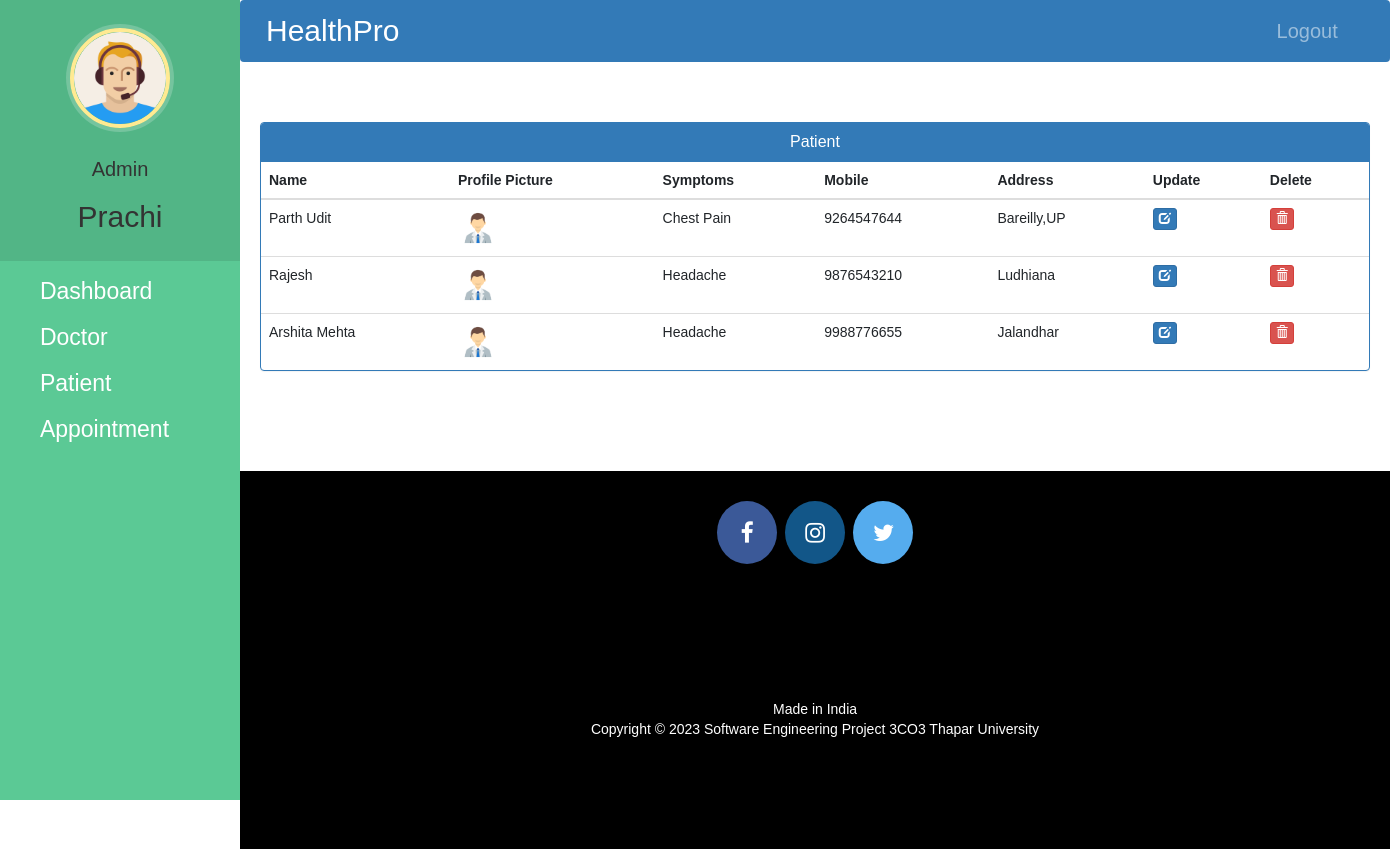
The page /admin-view-patient (signed in) on the database its author committed.
### hospital/models.py (models this page shows, shortened)
class Patient(models.Model):
    user=models.OneToOneField(User,on_delete=models.CASCADE)
    profile_pic= models.ImageField(upload_to='profile_pic/PatientProfilePic/',null=True,blank=True)
    address = models.CharField(max_length=40)
    mobile = models.CharField(max_length=20,null=False)
    symptoms = models.CharField(max_length=100,null=False)
    assignedDoctorId = models.PositiveIntegerField(null=True)
    admitDate=models.DateField(auto_now=True)
    status=models.BooleanField(default=False)
    @property
    def get_name(self):
        return self.user.first_name+" "+self.user.last_name

### hospital/views.py (the view)
# urls.py: path('admin-view-patient', views.admin_view_patient_view,name='admin-view-patient'),
@login_required(login_url='adminlogin')
@user_passes_test(is_admin)
def admin_view_patient_view(request):
    patients=models.Patient.objects.all().filter(status=True)
    return render(request,'hospital/admin_view_patient.html',{'patients':patients})

### hospital/views.py (called while the page is built)
def is_admin(user):
    return user.groups.filter(name='ADMIN').exists()

### templates/hospital/admin_view_patient.html (shortened to what this page needs)
{% extends 'hospital/admin_base.html' %}
{% block content %}
{%load static%}
<head>
  <link href="//netdna.bootstrapcdn.com/bootstrap/3.0.0/css/bootstrap.min.css" rel="stylesheet" id="bootstrap-css">
</head>
<div class="container">
  <div class="panel panel-primary">
    <div class="panel-heading">
      <h6 class="panel-title">Patient</h6>
    </div>
    <table class="table table-hover" id="dev-table">
      <thead>
        <tr>
          <th>Name</th>
          <th>Profile Picture</th>
          <th>Symptoms</th>
          <th>Mobile</th>
          <th>Address</th>
          <th>Update</th>
          <th>Delete</th>
        </tr>
      </thead>
      {% for p in patients %}
      <tr>
        <td> {{p.get_name}}</td>
        <td> <img src="{% static p.profile_pic.url %}" alt="Profile Pic" height="40px" width="40px" /></td>
        <td>{{p.symptoms}}</td>
        <td>{{p.mobile}}</td>
        <td>{{p.address}}</td>
        <td><a class="btn btn-primary btn-xs" href="{% url 'update-patient' p.id  %}"><span class="glyphicon glyphicon-edit"></span></a></td>
        <td><a class="btn btn-danger btn-xs" href="{% url 'delete-patient-from-hospital' p.id  %}"><span class="glyphicon glyphicon-trash"></span></a></td>
      </tr>
      {% endfor %}
    </table>
  </div>
</div>
{% endblock content %}

### templates/hospital/admin_base.html (shortened to what this page needs)
<!DOCTYPE html>
{% load static %}
<html lang="en">
<head>
  <link rel="stylesheet" href="https://stackpath.bootstrapcdn.com/bootstrap/4.3.1/css/bootstrap.min.css">
  <link rel="stylesheet" href="https://maxcdn.bootstrapcdn.com/font-awesome/4.7.0/css/font-awesome.min.css">
  <link rel="stylesheet" href="{% static '/style.css' %}">
</head>
<body>
  <nav class="menu" tabindex="0">
    <header class="avatar">
      <img src="{% static "images/adminpropic.png" %}" />
      <br><br>
      <h6 style="font-size: 20px">Admin</h6>
      <h2 style="font-weight: 500;">{{request.user.first_name}}</h2>
    </header>
    <ul>
      <li tabindex="0" class="icon-dashboard"> <a style="color:white; text-decoration:none;font-size: 23px" href="/admin-dashboard"><span>Dashboard</span></a> </li>
      <li tabindex="0" class="icon-customers"> <a style="color:white; text-decoration:none;font-size: 23px" href="/admin-doctor"><span>Doctor</span></a></li>
      <li tabindex="0" class="icon-users"> <a style="color:white; text-decoration:none;font-size: 23px" href="/admin-patient"><span>Patient</span></a></li>
      <li tabindex="0" class="icon-calendar"> <a style="color:white; text-decoration:none;font-size: 23px" href="/admin-appointment"><span>Appointment</span></a></li>
    </ul>
  </nav>
  <main>
    <div class="bs-example">
      <nav class="navbar navbar-expand-md  navbar-dark fixed-top" style="background:#337AB7;">
        <a href="/admin-dashboard" class="navbar-brand" style="font-size: 30px">HealthPro</a>
        <div class="collapse navbar-collapse justify-content-between" id="navbarCollapse">
          <div class="navbar-nav" style=" margin-left: 90%;">
            <a href="/logout" class="nav-item nav-link" style="font-size: 20px">Logout</a>
          </div>
        </div>
      </nav>
    </div>
    <br><br>
    {% block content %}
    {% endblock content %}
    <br><br><br><br>
    <footer>
      <p>
        <a id="ftr" href="https://www.facebook.com/arshita.mehta.77" class="fa fa-facebook"></a>
        <a id="ftr" href="https://instagram.com/anushkas2111?igshid=dzMzOTZ5eXc5aWVp" class="fa fa-instagram"></a>
        <a id="ftr" href="https://x.com/21AnushkaSingh?s=09" class="fa fa-twitter"></a>
      </p>
      <br>
      <div class="container">
        <div class="row">
          <div class="col-md-12 col-sm-12">
            <div style="color:#ffffff;" class="wow fadeInUp footer-copyright">
              <p>Made in India <br>
                Copyright &copy; 2023 Software Engineering Project 3CO3 Thapar University </p>
            </div>
          </div>
        </div>
      </div>
    </footer>
  </main>
</body>
</html>

### static/style.css (style rules this page uses)
body { padding-left: 240px; }
main { position: relative; height: 100vh; }
.menu { background: #5bc995; height: 100vh; width: 240px; position: fixed; top: 0px; left: 0; z-index: 5; outline: none; }
.menu .avatar { background: rgba(0, 0, 0, 0.1); padding: 2em 0.5em; text-align: center; }
.menu .avatar img { width: 100px; border-radius: 50%; overflow: hidden; border: 4px solid #ffea92; box-shadow: 0 0 0 4px rgba(255, 255, 255, 0.2); }
.menu .avatar h2 { font-weight: normal; margin-bottom: 0; }
.menu ul { list-style: none; padding: 0.5em 0; margin: 0; }
.menu ul li { padding: 0.5em 1em 0.5em 3em; font-size: 0.95em; font-weight: regular; background-repeat: no-repeat; background-position: left 15px center; background-size: auto 20px; transition: all 0.15s linear; cursor: pointer; }
.menu ul li.icon-dashboard { background-image: url("http://www.entypo.com/images//gauge.svg"); }
.menu ul li.icon-customers { background-image: url("http://www.entypo.com/images//briefcase.svg"); }
.menu ul li.icon-users { background-image: url("http://www.entypo.com/images//users.svg"); }
.menu ul li.icon-calendar { background-image: url("http://www.entypo.com/images//calendar.svg"); }

### templates/hospital/admin_base.html (style rules this page uses)
a:link { text-decoration: none; }
* { font-family: 'Poppins', sans-serif; }
a { color: white; }
footer { padding: 0px 0px 0px 0px; background-color: black; margin: 0px; }
#ftr { padding: 20px; }
.fa { font-size: 23px; width: 60px; text-align: center; text-decoration: none; margin: 5px 2px; border-radius: 50%; }
.fa-facebook { background: #3B5998; color: white; margin-top: 30px; }
.fa-twitter { background: #55ACEE; color: white; }
.fa-instagram { background: #125688; color: white; }
p { text-align: center; }
* { font-family: poppins,sans-serif; }
body { padding-left: 240px; }
main { position: relative; height: 100vh; }
.menu { background: #5bc995; height: 100vh; width: 240px; position: fixed; top: 0px; left: 0; z-index: 5; outline: none; }
.menu .avatar { background: rgba(0, 0, 0, 0.1); padding: 2em 0.5em; text-align: center; }
.menu .avatar img { width: 100px; border-radius: 50%; overflow: hidden; border: 4px solid #ffea92; box-shadow: 0 0 0 4px rgba(255, 255, 255, 0.2); }
.menu .avatar h2 { font-weight: normal; margin-bottom: 0; }
.menu ul { list-style: none; padding: 0.5em 0; margin: 0; }
.menu ul li { padding: 0.5em 1em 0.5em 3em; font-size: 0.95em; font-weight: regular; background-repeat: no-repeat; background-position: left 15px center; background-size: auto 20px; transition: all 0.15s linear; cursor: pointer; }
.menu ul li.icon-dashboard { background-image: url("http://www.entypo.com/images//gauge.svg"); }
.menu ul li.icon-customers { background-image: url("http://www.entypo.com/images//briefcase.svg"); }
.menu ul li.icon-users { background-image: url("http://www.entypo.com/images//users.svg"); }
.menu ul li.icon-calendar { background-image: url("http://www.entypo.com/images//calendar.svg"); }

### templates/hospital/admin_view_patient.html (style rules this page uses)
a:link { text-decoration: none; }
* { font-family: 'Poppins', sans-serif; }
h6 { text-align: center; }
.row { margin: 100px; }

### rows shown on the page
Patient: get_name "Parth Udit", profile_pic (picture), symptoms "Chest Pain", mobile "9264547644", address "Bareilly,UP"
Patient: get_name "Rajesh", profile_pic (picture), symptoms "Headache", mobile "9876543210", address "Ludhiana"
Patient: get_name "Arshita Mehta", profile_pic (picture), symptoms "Headache", mobile "9988776655", address "Jalandhar"

### other values the page prints
{{ request.user.first_name }} "Prachi"
